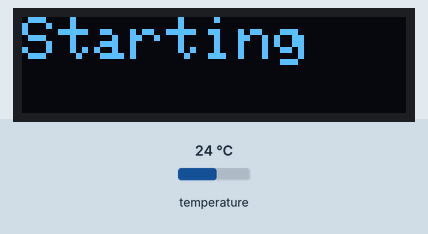
Recording of a sketch running on a simulated ESP8266 (NodeMCU). Parts: 128×32 one-colour display. The test bench sets the inputs (shaded band); at power-on: temperature 24 °C. WiFi joins after 1.5 s; servers stay silent unless stated; what the sketch prints to the serial monitor is not drawn.

Above: at 1.6 s.
At 3.8 s:
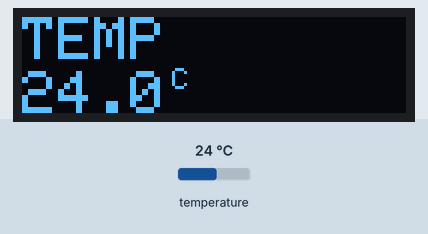
3.9 s: temperature set to 12 °C
At 4.7 s:
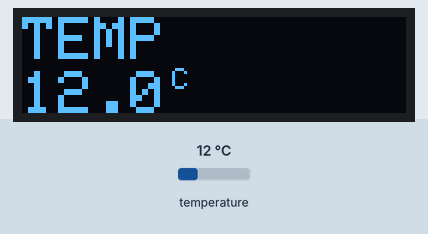
5.7 s: temperature set to 19 °C
At 7.3 s:
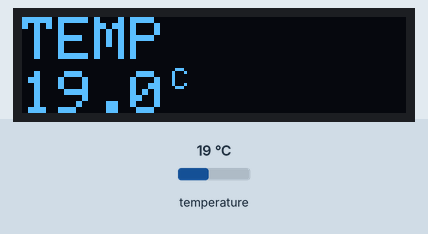
7.8 s: temperature set to 28 °C
At 9.8 s:
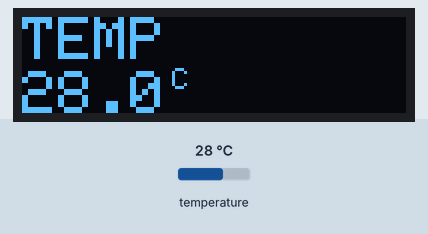
Timing chart, 0 to 11.3 s (numbered marks = the images above; inputs shaded):
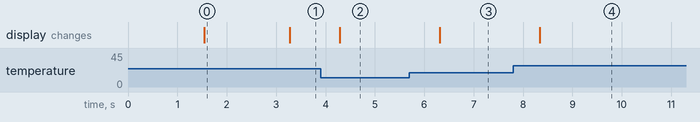

Measured:
- after the input at 3.9 s, the display: changes after 0.39 s (image 2)
- after the input at 5.7 s, the display: changes after 0.61 s (image 3)
- after the input at 7.8 s, the display: changes after 0.54 s (image 4)
- what the display in image 0 shows lasts 1.8 s, from 1.5 s to 3.3 s

The sketch:

BMP280_OLED_Google_Docs.ino
```cpp
#include <ESP8266WiFi.h>
#include <WiFiClientSecure.h>

#include <Adafruit_GFX.h>
#include <Adafruit_SSD1306.h>
#include <Adafruit_BMP280.h>

#define BMP_SCK  (13)
#define BMP_MISO (12)
#define BMP_MOSI (11)
#define BMP_CS   (10)

#define SCREEN_WIDTH 128 // OLED display width, in pixels
#define SCREEN_HEIGHT 32 // OLED display height, in pixels
#define OLED_RESET    -1 // Reset pin # (or -1 if sharing Arduino reset pin)

Adafruit_BMP280 bmp; // I2C
Adafruit_SSD1306 display(SCREEN_WIDTH, SCREEN_HEIGHT, &Wire, OLED_RESET); //Declaring the display name (display)

/* WIFI SETTINGS */
const char *ssid     = "SSID";
const char *password = "PASSOWRD";
const char* host     = "script.google.com";
String url;

/* Allows the OLED to be updated faster than google */
int delay_counter = 60;

void setup()
{
  // Start serial communication for debugging purposes
  Serial.begin(9600);

  /* Setting up WIFI */
  Serial.println();
  Serial.println();
  Serial.print("Connecting to ");
  Serial.println(ssid);

  WiFi.begin(ssid, password);
  WiFi.mode(WIFI_STA);        //This line hides the viewing of ESP as wifi hotspot
  while (WiFi.status() != WL_CONNECTED)
  {
    delay(500);
    Serial.print(".");
  }
  Serial.println("");
  Serial.println("WiFi connected");
  //Serial.println("IP address: ");
  // Serial.println(WiFi.localIP());

  /* START BMP SENSOR */
  if (!bmp.begin(0x76)) {
    Serial.println(F("Could not find a valid BMP280 sensor, check wiring!"));
    while (1);
  }

  /* OLED SETUP */
  display.begin(SSD1306_SWITCHCAPVCC, 0x3C); //Start the OLED display
  display.setRotation(2);
  display.clearDisplay();
  display.setTextColor(WHITE);
  display.setTextSize(2);
  display.print("Starting");
  display.display();
  delay(1000);
}

void loop()
{
  display.clearDisplay();     // clear OLED screen

  float t = bmp.readTemperature();

  /* Printing the current Temperature */
  display.setCursor(0,0);
  display.setTextSize(2);
  display.print("TEMP");

  display.setCursor(0,18);
  display.print(t,1);
  display.setCursor(50,17);
  display.setTextSize(1);
  display.print("C");

  /* SENDING DATA TO GOOGLE SCRIPT EVERY 60 SECONDS*/
  if (delay_counter == 60)
  {
    SendData();
  }

  /* UPDATE DISPLAY */
  delay_counter += 1;
  display.display();
  delay(1000);        // update OLED every 1 second
}

// Send data to a google script using a GET request
// which then updates a Google Sheet
void SendData()
{
  delay_counter = 0;

  Serial.print("connecting to: ");
  Serial.println(host);

  WiFiClientSecure client;
  client.setInsecure();

  const int httpsPort = 443;
  if (!client.connect(host, httpsPort))
  {
    Serial.println("Connection failed");
    return;
  }

  url = "/macros/s/--GOOGLE_SCRIPT_URL--/exec?";
  url += "ID=";
  url += String("BMP280"); // Name of google "Sheet" for the data to be sent to, must match
  url += "&TMP=";
  url += String(bmp.readTemperature());

  Serial.print("Requesting URL: ");
  Serial.println(url);

  client.print(String("GET ") + url + " HTTP/1.1\r\n" +
               "Host: " + host + "\r\n" +
               "Connection: close\r\n\r\n");
  delay(500);
}
```
